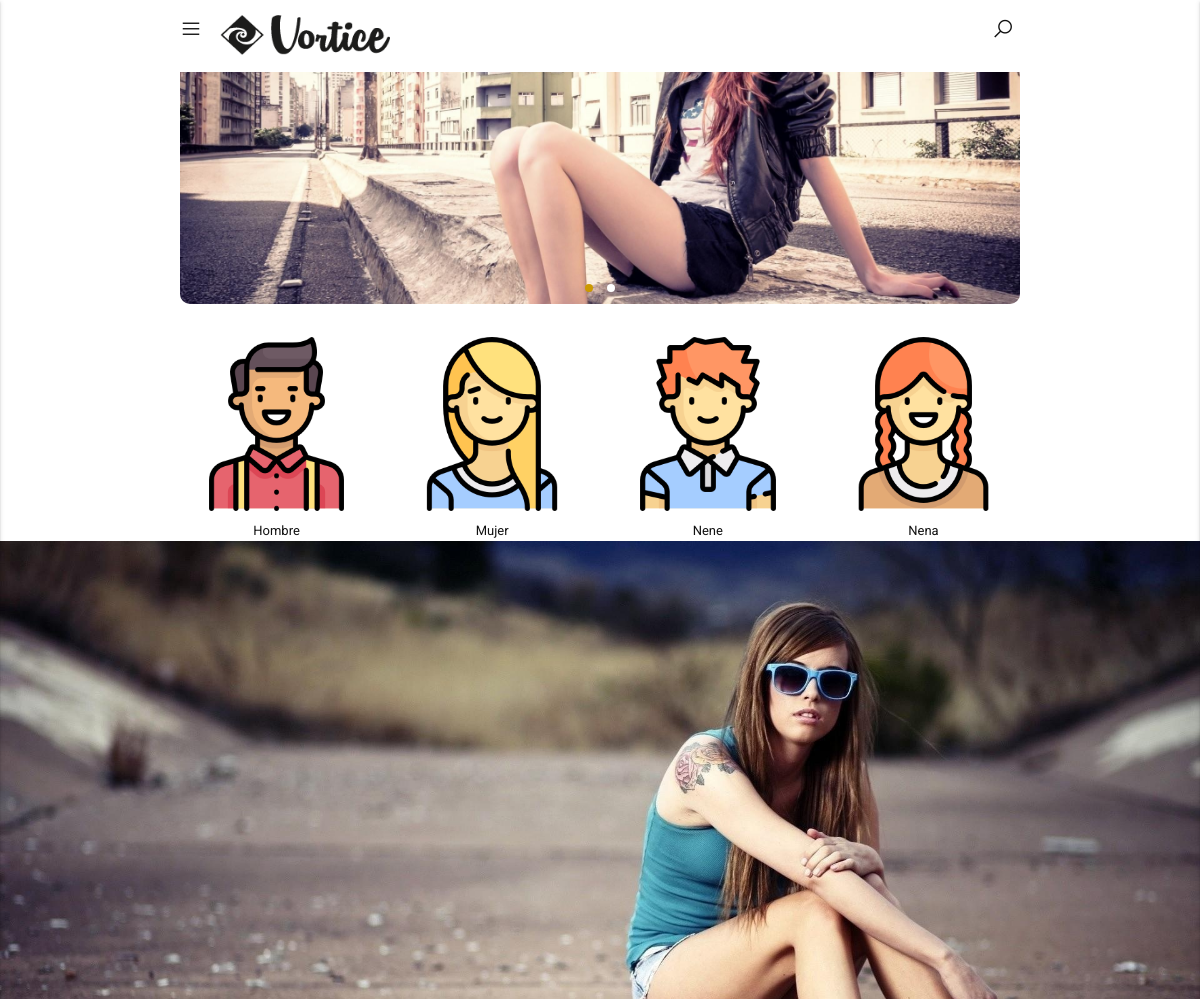
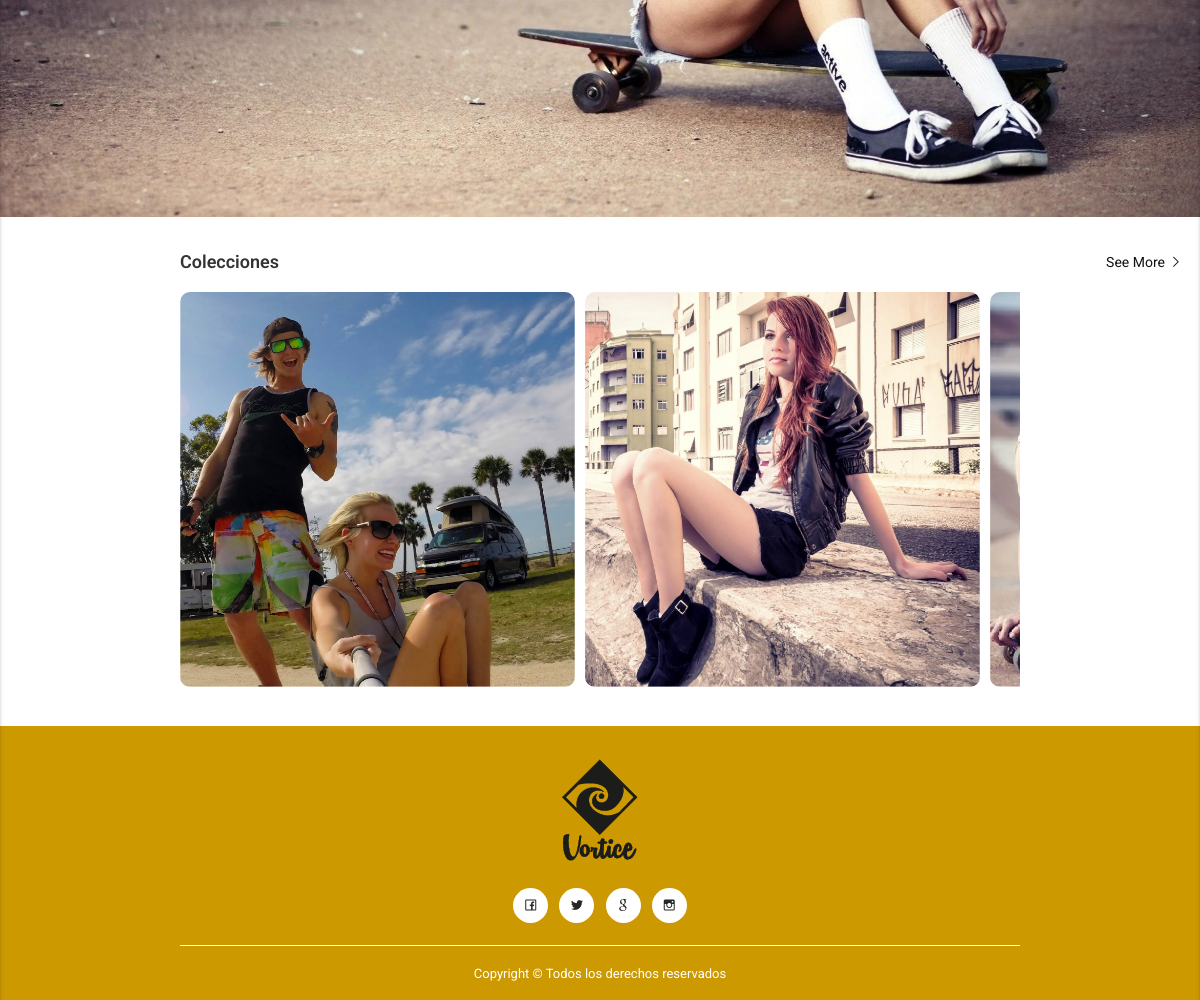
The page / on the database its author committed (2 pictures, top to bottom).
### Inicio/models.py (models this page shows, shortened)
class Vortice(models.Model):
    favicon_amarillo=models.ImageField(upload_to='favicon', help_text='imagenes 20*20')
    favicon_negro = models.ImageField(upload_to='favicon', help_text='imagenes 20*20')
    logo_horizontal = models.ImageField(upload_to='favicon',null=True, blank=True, help_text='imagenes 20*20')
    logo_amarillo = models.ImageField(upload_to='favicon', help_text='imagenes 20*20')
    logo_negro = models.ImageField(upload_to='favicon', help_text='imagenes 20*20')
    representante = models.CharField(max_length=100, null=True, blank=True)
    celular = models.CharField(max_length=11, null=True, blank=True)
    celular2 = models.CharField(max_length=100, null=True, blank=True)
    correo = models.EmailField(null=True, blank=True)
    titulo = models.CharField(max_length=100, null=True, blank=True)
    nosotros=models.TextField(max_length=500, null=True, blank=True)
    imagen = models.ImageField(upload_to='vortice', null=True, blank=True, help_text='imagenes 20*20')
    class Meta:
        verbose_name_plural = "1. Vortice"

class Slider(models.Model):
    orden=models.IntegerField()
    imagen=models.ImageField(upload_to='media', help_text='imagenes 500*900')
    titulo=models.CharField(max_length=30, null=True,blank=True)
    class Meta:
        verbose_name_plural = "2. Slider"

### Cliente/models.py (models this page shows, shortened)
class Seccion_Cliente(models.Model):
    seccion=models.CharField(max_length=30, null=True, blank=True)
    icono=models.FileField(upload_to='media' , null=True, blank=True)
    wallpaper_seccion=models.FileField(upload_to='media', null=True, blank=True)
    class Meta:
        verbose_name_plural = "1. Clientes "

class Coleccion(models.Model):
    nuevo=models.BooleanField(default=False)
    seccion=models.ForeignKey(Seccion_Cliente, on_delete=models.CASCADE )
    tema=models.CharField(max_length=30, null=True, blank=True)
    imagen=models.FileField(upload_to='media', null=True, blank=True, help_text='100x100')
    portada=models.FileField(upload_to='media', null=True, blank=True, help_text='100x100')
    icono=models.FileField(upload_to='media', null=True,blank=True, help_text='100x100')
    class Meta:
        verbose_name_plural = "2. Coleccion "

### Inicio/views.py (the view)
# urls.py: path('', index),
def index(request):
    contexto ={
        'vortice':Vortice.objects.all().first(),
        'slider':Slider.objects.all(),
        'coleccion':Coleccion.objects.all(),
        'prenda':Prenda.objects.all(),
        'seccion': Seccion_Cliente.objects.all(),
        'products': Product.objects.all(),
        'blogs': Blogs.objects.all(),
        'categorias': Categoria.objects.all(),
    }
    return render(request,'index.html', contexto)

### templates/index.html (shortened to what this page needs)
{% load static %}
<!DOCTYPE html>
<html lang="zxx">
<head>
    <link rel="stylesheet" href="/static/css/materialize.css">
    <link rel="stylesheet" href="/static/css/loaders.css">
    <link rel="stylesheet" href="/static/css/line-awesome.css">
    <link rel="stylesheet" href="/static/css/line-awesome-font-awesome.css">
    <link rel="stylesheet" href="/static/css/owl.carousel.min.css">
    <link rel="stylesheet" href="/static/css/owl.theme.default.min.css">
    <link rel="stylesheet" href="/static/css/style.css">
</head>
<body>
<div class="navbar">
    <div class="container">
        <div class="row">
            <div class="col s6">
                <div class="content-left">
                    <a href="#slide-out" data-activates="slide-out" class="sidebar"><i class="fa fa-bars"></i></a>
                    <a href="/">
                        <img src="/media/{{ vortice.logo_horizontal }}" alt="" width="170" height="40">
                    </a>
                </div>
            </div>
            <div class="col s6">
                <div class="content-right">
                    <a href="#slide-out-right" data-activates="slide-out-right" class="sidebar-search"><i
                            class="fa fa-search"></i></a>
                </div>
            </div>
        </div>
    </div>
</div>
{% block principal %}
    <div class="container">
        <div class="slide">
            <div class="slide-show owl-carousel owl-theme">
                {% for sli in slider %}
                    <div class="slide-content ">
                        <img src="/media/{{ sli.imagen }}" alt="">
                        <div class="caption">
                        </div>
                    </div>
                {% endfor %}
            </div>
        </div>
    </div>
    <div class="category segments">
        <div class="container">
            <div class="row">
                {% for client in seccion %}
                    <div class="col s3">
                        <div class="content">
                            <a href="/seccion/{{ client.seccion }}/">
                                <img src="/media/{{ client.icono }}" style="max-width:90%;width:auto;height:auto;">
                                <span>{{ client.seccion }}</span>
                            </a>
                        </div>
                    </div>
                {% endfor %}
            </div>
        </div>
    </div>
    <div class="banner">
        <div class="container-fluid">
            <div class="content">
                {% for colec in coleccion %}
                    {% if colec.nuevo %}
                        <a href="/seccion/{{ colec.seccion.seccion }}/coleccion/{{ colec.id }}/"><img alt="Vortice"
                                                                                                      src="/media/{{ colec.portada }}"
                                                                                                      style="max-width:100%;width:auto;height:auto;"></a>
                    {% endif %}
                {% endfor %}
            </div>
        </div>
    </div>
    <div class="product-home segments">
        <div class="container">
            <div class="section-title">
                <h3>Colecciones</h3>
            </div>
            <div class="product-slide owl-carousel owl-theme">
                {% for colec in coleccion %}
                    <div class="content">
                        <a href="/seccion/{{ colec.seccion.seccion }}/coleccion/{{ colec.tema }}/"><img
                                src="/media/{{ colec.imagen }}" alt=""></a>
                    </div>
                {% endfor %}
            </div>
            <div class="l-more">
                <a href="see-more-product.html">
                    See More<i class="fa fa-angle-right"></i>
                </a>
            </div>
        </div>
    </div>
    <br><br>
{% endblock %}
<footer>
    <div class="container">
        <img src="/media/{{ vortice.logo_negro }}" alt="">
        <ul>
            <li><a href=""><i class="fa fa-facebook"></i></a></li>
            <li><a href=""><i class="fa fa-twitter"></i></a></li>
            <li><a href=""><i class="fa fa-google"></i></a></li>
            <li><a href=""><i class="fa fa-instagram"></i></a></li>
        </ul>
        <p>Copyright © Todos los derechos reservados</p>
    </div>
</footer>
</body>
</html>

### static/css/style.css (style rules this page uses)
body { font-family: 'Roboto', sans-serif; color: #888; font-size: 13px; background: #fff; }
h1, h2, h3, h4, h5, h6 { line-height: 110%; margin: 0; font-family: 'Roboto', sans-serif; font-weight: 500; color: #333; }
h3 { font-size: 22px; }
p { margin: 8px 0; }
a { color: #111; }
.segments { padding: 35px 0; }
.section-title { margin-bottom: 20px; }
.section-title h3 { font-size: 18px; font-weight: 600; }
.navbar { padding: 15px 0 11px; background-color: #fff; position: fixed; width: 100%; top: 0; left: 0; right: 0; z-index: 99; }
.navbar i { font-size: 22px; margin-top: 3px; }
.navbar .content-left { display: inline-flex; }
.navbar .content-right { text-align: right; }
.navbar .row { margin-bottom: 0; }
.navbar .content-left .sidebar { margin-right: 18px; }
.navbar .content-right .sidebar-search { margin-right: 14px; }
.navbar .content-right .sidebar-cart i, .navbar .content-right .sidebar-search i { position: relative; left: 8px; }
.slide { height: 250px; margin-top: 54px; }
.slide .slide-content { height: 250px; position: relative; overflow: hidden; border-radius: 10px; }
.slide .slide-content img { width: 100%; height: 100%; object-fit: cover; }
.slide .slide-content .caption { position: absolute; top: 50%; transform: translateY(-50%); margin: 0 auto; left: 0; right: 0; padding: 15px; text-align: center; }
.category { padding-bottom: 0; padding-top: 33px; }
.category .row:last-child { margin-bottom: 0; }
.category .content { text-align: center; }
.category .content span { display: block; margin-top: 5px; }
.banner .content img { width: 100%; display: block; }
.product-home { position: relative; padding-bottom: 0; }
.product-home .content img { border-radius: 10px; width: 100%; }
.product-home .l-more { position: absolute; top: 35px; right: 18px; }
.product-home .l-more a { font-size: 14px; }
.product-home .l-more a i { font-size: 14px; margin-left: 3px; }
footer { padding: 33px 0 8px; text-align: center; background: #cc9900; }
footer img { margin-bottom: 20px; }
footer ul { padding: 0; margin: 0; border-bottom: 1px solid #fff; padding-bottom: 20px; margin-bottom: 18px; }
footer ul li { display: inline-block; margin: 2px 4px; }
footer ul li a i { background: #fff; width: 35px; height: 35px; line-height: 35px !important; border-radius: 50%; font-size: 16px !important; color: #262626; }
footer p { color: #fff; }

### rows shown on the page
Vortice: logo_horizontal (picture), logo_negro (picture)
Slider: imagen (picture)
Seccion_Cliente: icono (picture), seccion "Hombre"
Seccion_Cliente: icono (picture), seccion "Mujer"
Seccion_Cliente: icono (picture), seccion "Nene"
Seccion_Cliente: icono (picture), seccion "Nena"
Coleccion: portada (picture), imagen (picture)
Coleccion: imagen (picture)
Coleccion: imagen (picture)
